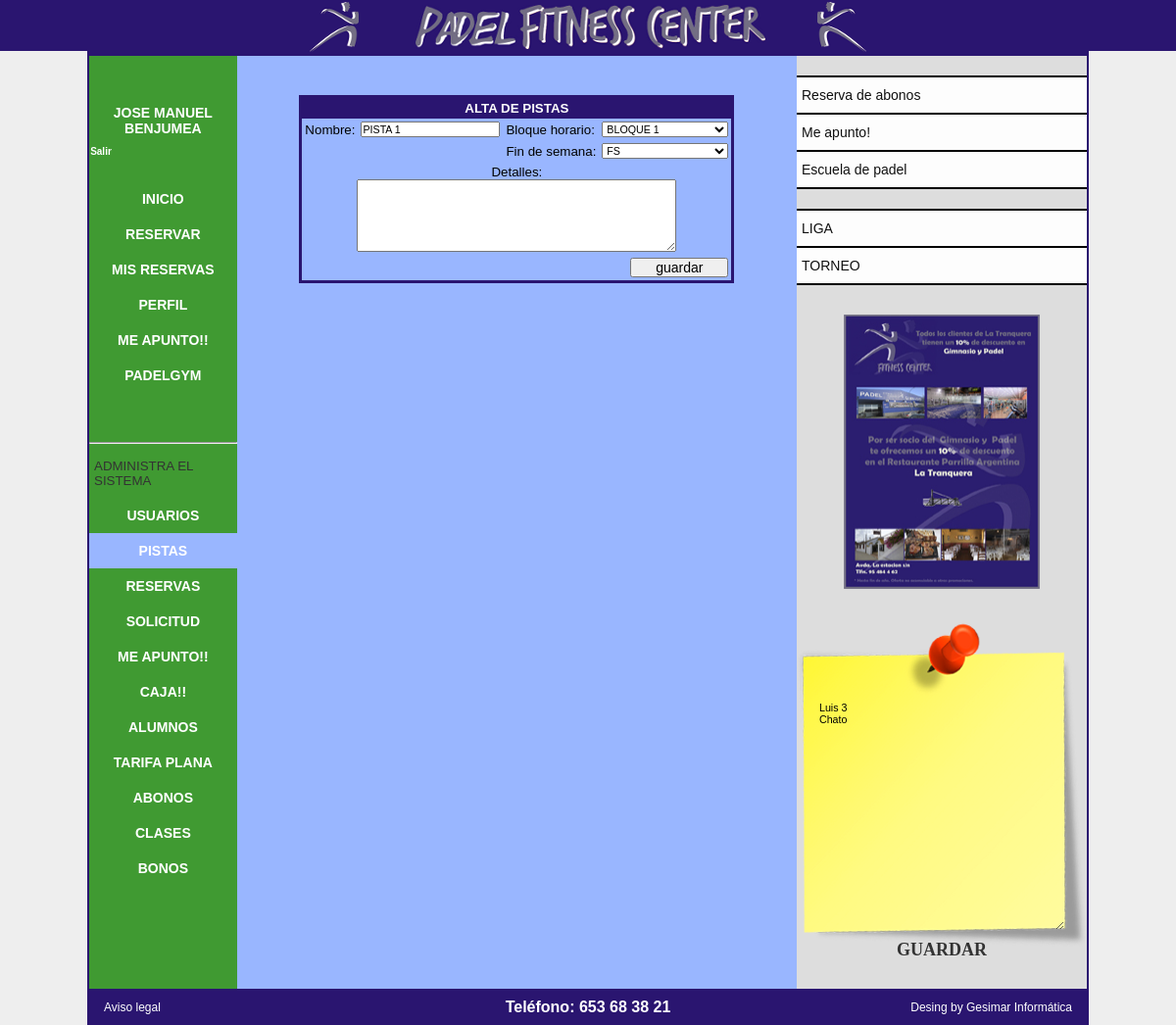
Screenshot of /gestion/gest_pistas/editar_pista.php?id_pista=1 (signed in) with the database file from the repository.
### tables this page shows
CREATE TABLE IF NOT EXISTS `usuarios` (
  `id_usuario` int(11) NOT NULL,
  `mail` varchar(32) DEFAULT NULL,
  `nick` varchar(20) NOT NULL,
  `pass` varchar(50) DEFAULT NULL,
  `nombre` varchar(32) DEFAULT NULL,
  `apellido1` varchar(32) DEFAULT NULL,
  `apellido2` varchar(32) DEFAULT NULL,
  `dni` varchar(16) DEFAULT NULL,
  `telefono1` varchar(16) DEFAULT NULL,
  `telefono2` varchar(16) DEFAULT NULL,
  `calle` varchar(32) DEFAULT NULL,
  `numero` varchar(8) DEFAULT NULL,
  `bloque` varchar(8) DEFAULT NULL,
  `puerta` varchar(8) DEFAULT NULL,
  `fecha_nacimiento` date DEFAULT NULL,
  `dia_alta` date DEFAULT NULL,
  `hora_alta` time DEFAULT NULL,
  `privilegios` int(11) DEFAULT NULL
);

CREATE TABLE IF NOT EXISTS `pistas` (
  `id_pista` int(11) NOT NULL,
  `nombre` varchar(16) DEFAULT NULL,
  `descripcion` text,
  `bloque` int(11) DEFAULT NULL,
  `bloque_fs` int(11) NOT NULL
);

CREATE TABLE IF NOT EXISTS `bloque` (
  `id_bloque` int(11) NOT NULL,
  `nombre` varchar(16) DEFAULT NULL,
  `descripcion` text
);

CREATE TABLE IF NOT EXISTS `post_it` (
  `id` varchar(10) NOT NULL,
  `texto` varchar(1000) NOT NULL,
  `fecha` varchar(10) NOT NULL
);

### conexion.php (called while the page is built, shortened)
<?php
$tabla1='usuarios';
$tabla2='pistas';
$tabla4='bloque';
$tabla39='post_it';
?>

### gestion/gest_pistas/editar_pista.php (the view, shortened to what this page needs)
<?php
include("../../conexion.php");
include("../../includes.php");
$pista=$_GET['id_pista'];
encabezado();
	echo "<link href='../../estilos.css' rel='stylesheet' type='text/css' />";
cabecera();
col_izda1();
enlaces_izda();
administrar();
col_izda2();
cuerpo1();
$consulta_datos_pista=mysqli_query($conexion,"SELECT * FROM $tabla2 WHERE id_pista=$pista");
$row=mysqli_fetch_object($consulta_datos_pista);
	$nombre_pista=$row->nombre;
	$descripcion_pista=$row->descripcion;
	$bloque_horario=$row->bloque;
	$bloque_horario_fs=$row->bloque_fs;
function generaBloques($bloque_horario)
{
	include("../../conexion.php");
	$consulta=mysqli_query($conexion,"SELECT * FROM $tabla4");
	echo "<select name='bloque' id='campo'>";
	while($registro=mysqli_fetch_row($consulta))
	{
		echo "<option value='".$registro[0]."'";
			if($registro[0]==$bloque_horario){
				echo "selected";
			}
		echo ">".$registro[1]."</option>";
	}
	echo "</select>";
}
function generaBloquesfs($bloque_horario_fs)
{
	include("../../conexion.php");
	$consulta=mysqli_query($conexion,"SELECT * FROM $tabla4");
	echo "<select name='bloque_fs' id='campo'>";
	while($registro=mysqli_fetch_row($consulta))
	{
		echo "<option value='".$registro[0]."'";
			if($registro[0]==$bloque_horario_fs){
				echo "selected";
			}
		echo ">".$registro[1]."</option>";
	}
	echo "</select>";
}
?>
<form action='editar_pista2.php' method='POST'>
<table border='0' id='tabla_gestion'>
<tr id='cabecera_tabla'>
	<td colspan='4' align='center'>ALTA DE PISTAS</td>
</tr>
<tr>
	<td>Nombre: </td>
	<td><input type='text' name='nombre_pista' id='campo' value='<?php echo $nombre_pista; ?>'></td>
	<td>Bloque horario: </td>
	<td>
		<?php generaBloques($bloque_horario); ?>
	</td>
</tr>
<tr>
	<td colspan='2'>&nbsp;</td>
	<td>Fin de semana: </td>
	<td>
		<?php generaBloquesfs($bloque_horario_fs); ?>
	</td>
</tr>
<tr>
	<td colspan='4' align='center'>Detalles:<br>
		<textarea name='descripcion' rows='6' cols='50'><?php echo $descripcion_pista ?></textarea>
	</td>
</tr>
<tr>
	<td colspan='4' align='right'>
		<input type='submit' value='guardar' id='boton'>
	</td>
</tr>
</table>
</form>
<br><br><br>
<?php
cuerpo2();
col_derecha1();
eventos1();
col_derecha2();
pie();
?>

### includes.php (shortened to what this page needs)
<?php function encabezado(){ ?>
<html>
<head>
	<link href="estilos.css" rel="stylesheet" type="text/css" />
<?php
$directorio_actual=$_SERVER['PHP_SELF'];
$palabras=explode("/",$directorio_actual);
$palabras_contadas=count($palabras);
if ($palabras_contadas==4){
	$directorio_padre='../../';
}elseif($palabras_contadas==3){
	$directorio_padre='';
}
    		    ?>
<?php
	$f = explode("/", $_SERVER['PHP_SELF']);
	$directorio_actual=$f[count($f)-3];
	if($directorio_actual=='usuarios' OR $directorio_actual=='gestion'){
?>
	<link rel="stylesheet" href="<?php echo $directorio_padre; ?>css/lightbox.css" type="text/css" media="screen" />
<?php
	}
} ?>
<?php function cabecera(){ ?>
</head>
<body>
<table border='0' width='100%' height='100%' id='pagina'>
	<tr>
		<td id='franja_izda'>&nbsp;</td>
		<td width='85%' id='contenido' align='center' valign='top'>
<table border="0" width='100%' height='100%'>
<tr>
	<td colspan='3' height='50' id='cabecera' align='center'>
		<table border='0' height='100%'>
			<tr>
			<?php
			$f = explode("/", $_SERVER['PHP_SELF']);
			$directorio=$f[count($f)-2];
				if($directorio=="padelmarchena"){
					echo "<td><a href='index.php'><img src='logo.png'></a></td>";
				}else{
					echo "<td><a href='../../../index.php'><img src='../logo.png'></a></td>";
				}
			?>
			</tr>
		</table>
	</td>
</tr>
<?php } ?>
<?php function col_izda1(){ ?>
<tr>
	<td width='200' id='col_izquierda' valign='top'>
<?php } ?>
<?php function enlaces_izda(){
	if($_SESSION['autenticado']=='si'){
	$f = explode("/", $_SERVER['PHP_SELF']);
	$enlace_seleccionado=$f[count($f)-1];
	$directorio=$f[count($f)-2];
	$directorio_padre=$f[1];
?>
<?php
$directorio_actual=$_SERVER['PHP_SELF'];
$palabras=explode("/",$directorio_actual);
$palabras_contadas=count($palabras);
if ($palabras_contadas==4){
	$directorio_padre='../../';
}elseif($palabras_contadas==3){
	$directorio_padre='';
}
    		    ?>
		<table border='0' id='enlaces' width='100%'>
			<tr>
				<td>
				<?php
				include("conexion.php");
				$ssql_usuario = "SELECT nombre, apellido1 FROM `$tabla1` WHERE id_usuario=$_SESSION[id]";
				$resultado_usuario = mysqli_query($conexion, $ssql_usuario);
				$row_usuario = mysqli_fetch_object($resultado_usuario);
				echo "<div id='nombre_usuario'>".$row_usuario->nombre." ".$row_usuario->apellido1;
				echo "<br><div id='enlace_salir'><a href='../../salir.php'>Salir</a></div>";
				echo "</div>";
				?>
				</td>
			</tr>
			<tr>
				<td <?php if($directorio=="padelmarchena" AND $enlace_seleccionado!="index.php"){echo "id='seleccionado'";} ?>><a href='<?php echo $directorio_padre; ?>index.php'>INICIO</a></td>
			</tr>
			<tr>
				<td <?php if($enlace_seleccionado=="reservas.php"){echo "id='seleccionado'";} ?>><a href='<?php echo $directorio_padre; ?>usuarios/reservas/reservas.php'>RESERVAR</a></td>
			</tr>
			<tr>
				<td <?php if($enlace_seleccionado=="mis_reservas.php"){echo "id='seleccionado'";} ?>><a href='<?php echo $directorio_padre; ?>usuarios/reservas/mis_reservas.php'>MIS RESERVAS</a>
				</td>
			</tr>
			<tr>
				<td <?php if($enlace_seleccionado=="perfil.php"){echo "id='seleccionado'";} ?>><a href='<?php echo $directorio_padre; ?>usuarios/datos/perfil.php'>PERFIL</a></td>
			</tr>
			<tr>
				<td <?php if($directorio=="meapunto"){echo "id='seleccionado_nuevo'";}else{echo "id='enlace_nuevo'";} ?>><a href='<?php echo $directorio_padre; ?>usuarios/meapunto/gestion_meapunto.php'>ME APUNTO!!</a></td>
			</tr>
            <tr>
				<td <?php if($enlace_seleccionado=="mis_reservas.php"){echo "id='seleccionado'";} ?>><a href='<?php echo $directorio_padre; ?>usuarios/padelgym/lista_padelgym.php'><b>PADELGYM</b></a>
				</td>
			</tr>
		</table>
<?php
	}
} ?>
<?php function administrar(){
	if($_SESSION['autenticado']=='si' AND $_SESSION['privilegios']=='1'){
	$f = explode("/", $_SERVER['PHP_SELF']);
	$enlace_seleccionado=$f[count($f)-1];
	$directorio=$f[count($f)-2];
?>
<?php
$directorio_actual=$_SERVER['PHP_SELF'];
$palabras=explode("/",$directorio_actual);
$palabras_contadas=count($palabras);
if ($palabras_contadas==4){
	$directorio_padre='../../';
}elseif($palabras_contadas==3){
	$directorio_padre='../';
}
    		    ?>
		<table border='0' id='enlaces' width='100%'>
			<tr>
				<td><hr></td>
			</tr>
			<tr>
				<td class='titulo'>ADMINISTRA EL SISTEMA</td>
			</tr>
			<tr>
				<td <?php if($directorio=="gest_usuarios" AND $enlace_seleccionado!='solicitud.php'){echo "id='seleccionado'";} ?>><a href='<?php echo $directorio_padre; ?>gestion/gest_usuarios/usuarios.php'>USUARIOS</a></td>
			</tr>
			<tr>
				<td <?php if($directorio=="gest_pistas"){echo "id='seleccionado'";} ?>><a href='<?php echo $directorio_padre; ?>gestion/gest_pistas/pistas.php'>PISTAS</a></td>
			</tr>
			<tr>
				<td <?php if($directorio=="gest_reservas"){echo "id='seleccionado'";} ?>><a href='<?php echo $directorio_padre; ?>gestion/gest_reservas/gestion_reservas.php'>RESERVAS</a></td>
			</tr>
			<tr>
				<td <?php if($enlace_seleccionado=='solicitud.php'){echo "id='seleccionado'";} ?>><a href='<?php echo $directorio_padre; ?>gestion/gest_usuarios/solicitud.php'>SOLICITUD</a></td>
			</tr>
			<tr>
				<td <?php if($directorio=="gest_meapunto"){echo "id='seleccionado'";} ?>><a href='<?php echo $directorio_padre; ?>gestion/gest_meapunto/alta_meapunto.php'>ME APUNTO!!</a></td>
			</tr>
            <tr>
				<td <?php if($enlace_seleccionado=="caja.php"){echo "id='seleccionado'";} ?>><a href='<?php echo $directorio_padre1; ?>../../usuarios/caja/caja.php'>CAJA!!</a></td>
			</tr>
              <tr>
				<td <?php if($enlace_seleccionado=="lista_alumnos.php"){echo "id='seleccionado'";} ?>><a href='<?php echo $directorio_padre1; ?>../../usuarios/alumnos/lista_alumnos.php'>ALUMNOS</a></td>
			</tr>
            <tr>
				<td <?php if($enlace_seleccionado=="tarifa_plana.php"){echo "id='seleccionado'";} ?>><a href='<?php echo $directorio_padre1; ?>../../usuarios/tarifa/tarifa_plana.php'>TARIFA PLANA</a></td>
			</tr>
             <tr>
				<td <?php if($enlace_seleccionado=="abono.php"){echo "id='seleccionado'";} ?>><a href='<?php echo $directorio_padre1; ?>../../usuarios/abono/abono.php'>ABONOS</a></td>
			</tr>
               <tr>
				<td <?php if($enlace_seleccionado=="abono.php"){echo "id='seleccionado'";} ?>><a href='<?php echo $directorio_padre1; ?>../../usuarios/clases/lista_bono.php'>CLASES</a></td>
			</tr>
            <tr>
				<td <?php if($enlace_seleccionado=="abono.php"){echo "id='seleccionado'";} ?>><a href='<?php echo $directorio_padre1; ?>../../usuarios/bono/lista_bono.php'>BONOS</a></td>
			</tr>
		</table>
<?php
	}
} ?>
<?php function col_izda2(){ ?>
	</td>
<?php } ?>
<?php function cuerpo1(){ ?>
	<td valign='top' align='center' id='muro' width='700'>
	<table border='0' width='100%'>
		<tr>
			<td align='center'>
<?php } ?>
<?php function cuerpo2(){ ?>
			</td>
		</tr>
</table>
	</td>
<?php } ?>
<?php function col_derecha1(){ ?>
	<td width='200' id='col_derecha' valign='top' align='center'>
<?php } ?>
<?php function eventos1(){
?>
<?php
$directorio_actual=$_SERVER['PHP_SELF'];
$palabras=explode("/",$directorio_actual);
$palabras_contadas=count($palabras);
if ($palabras_contadas==4){
	$directorio_padre='../../';
}elseif($palabras_contadas==3){
	$directorio_padre='../';
}
    		    ?>
<table border='2' id='enlaces_derecha'>
	<tr>
		<td><a href='<?php echo $directorio_padre; ?>extras/abonos.php'>Reserva de abonos</a></td>
	</tr>
	<tr>
		<td><a href='<?php echo $directorio_padre; ?>extras/meapunto.php'>Me apunto!</a></td>
	</tr>
	<tr>
		<td><a href='<?php echo $directorio_padre; ?>extras/escuela_padel.pdf' target='_blank'>Escuela de padel</a></td>
	</tr>
</table>
<table id="enlaces_derecha2">
    <tr>
		<td><a href='<?php echo $directorio_padre; ?>extras/reto_liga.php'>LIGA</a></td>
	</tr>
	<tr>
		<td><a href='<?php echo $directorio_padre; ?>torneo'>TORNEO</a></td>
	</tr>
</table>
<br></br>
<a href="<?php echo $directorio_padre; ?>images/image-1.jpg" rel="lightbox"><img src="<?php echo $directorio_padre; ?>images/thumb-1.jpg" width="200" height="280" alt="" id='cartel' /></a>
<br>
<br>
 <?
				if($_SESSION['autenticado']=='si' AND $_SESSION['privilegios']=='1' OR $_SESSION['privilegios']=='522959'){
				include("conexion.php");
                $sql_post_it = mysqli_query($conexion, "SELECT texto FROM `$tabla39` ");
				$row_post_it = mysqli_fetch_object($sql_post_it);
				?>
                <div id="post_it">
                	<form action="../../../../../../post-it.php" method="post">
                    	<textarea name="textarea" id="contenido" ><? echo $row_post_it->texto; ?></textarea>
                        <input type="submit" name="Guardar" value="GUARDAR" />
                     </form>
		        </div>
                <br>
				<br>
				<br>
                <? } ?>
<?php
	}
?>
<?php function col_derecha2(){ ?>
	</td>
</tr>
<?php } ?>
<?php function pie(){ ?>
<tr>
	<td colspan='3' height='30'>
		<div id='pie'>
			<table border='0' width='100%' id='pie_pagina'>
				<tr>
					<td ><a href='nota.php'>Aviso legal</a></td>
					<td class='telefono' align='center'>Tel&eacute;fono: 653 68 38 21</td>
					<td align='right'><a href='http://www.gesimar.es'>Desing by Gesimar Inform&aacute;tica</a></td>
				</tr>
			</table>
		</div>
	</td>
</tr>
</table>
		</td>
		<td id='franja_derecha'>&nbsp;</td>
	</tr>
</table>
</body>
</html>
<?php } ?>

### estilos.css (style rules this page uses)
body { background:#EEE; font-family:arial; }
* { padding:0px; margin:0px; font-size:14px; }
#franja_izda,#franja_derecha { background-image:url('imagenes/fondo_columnas.png'); background-repeat:repeat-x; border-top:solid 2px #2a1570; }
tr, td, table { padding: 0px; margin: 0px; border: 0px; border-collapse: collapse; }
#contenido { background:#99b6ff; border:solid 2px #2a1570; }
#cabecera { background:#2a1570; }
#cabecera A { color:#FFF; text-decoration:none; font-weight:bold; padding-left:10px; padding-right:10px; padding-top:15px; padding-bottom:15px; font-size:16px; }
#col_izquierda { background:#409a32; }
#enlaces { position:relative; margin-top:50px; }
#enlaces td { text-align:center; }
#enlaces A { color:#FFF; text-decoration:none; font-weight:bold; display:block; padding-top:10px; padding-bottom:10px; }
#enlaces #seleccionado { background:#99b6ff; }
#enlaces #nombre_usuario { border:solid 0px #F00; color:#FEFEFE; font-weight:bold; padding-bottom:15px; }
#enlaces #enlace_salir A { position:relative; right:0px; border:solid 0px #F00; width:95%; text-align:right; font-size:10px; background:#409a32; display: table-cell; }
#enlaces .titulo { padding-top:15px; padding-left:5px; padding-bottom:10px; text-align:left; color:#333; }
#col_derecha { background:#DDD; }
#pie { width:100%; height:100%; background:#2a1570; padding-top:10px; padding-bottom:0px; text-align:center; }
#pie A { color:#FFF; text-decoration:none; font-size:12px; }
#pie_pagina { width:100%; color:#FFF; font-size:12px; }
#pie_pagina td { padding-left:15px; padding-right:15px; width:33%; }
#pie_pagina .telefono { font-size:16px; font-weight:bold; }
#enlaces_derecha { margin-top:20px; width:100%; border-top:1px solid #000; border-bottom:solid 1px #000; }
#enlaces_derecha td { border:solid 0px #00F; }
#enlaces_derecha A { background:#FDFDFD; display:block; padding-top:10px; padding-bottom:10px; padding-left:5px; text-decoration:none; border-top:1px solid #000; border-bottom:solid 1px #000; color:#111; }
#enlaces_derecha2 { margin-top:20px; width:100%; border-top:1px solid #000; border-bottom:solid 1px #000; }
#enlaces_derecha2 td { border:solid 0px #00F; }
#enlaces_derecha2 A { background:#FDFDFD; display:block; padding-top:10px; padding-bottom:10px; padding-left:5px; text-decoration:none; border-top:1px solid #000; border-bottom:solid 1px #000; color:#111; }
TD { font-family : verdana,arial,helvetica; font-size : 10pt; }
INPUT { font-family : verdana,arial,helvetica; font-size : 8pt; }
TEXTAREA { font-family : verdana,arial,helvetica; font-size : 8pt; }
SELECT { font-family : verdana,arial,helvetica; font-size : 8pt; }
#boton { width:100px; font-size:14px; }
#tabla_gestion { position:relative; top:40px; border:solid 3px #2a1570; }
#tabla_gestion #cabecera_tabla, #tabla_relaciones #cabecera_tabla { background:#2a1570; color:#FEFEFE; padding:3px; font-weight:bold; }
#tabla_gestion td { padding:3px; }
#post_it { margin-top:20px; width:296px; height:330px; background:url(../../images/postit.png) no-repeat; }
#post_it textarea { margin-top:80px; border:0px; height:233px; width:250px; background-color: transparent; }
#post_it input { color:#333; margin-top:10px; background-color: transparent; font-weight:bold; font-family:"Palatino Linotype", "Book Antiqua", Palatino, serif; font-size:18px; border:0px; cursor:pointer; }

### rows the page displays
usuarios: nombre "JOSE MANUEL", apellido1 "BENJUMEA"
pistas: nombre_pista "PISTA 1", bloque "BLOQUE 1", bloque_fs "FS"
post_it: textarea "Luis 3 Chato"
